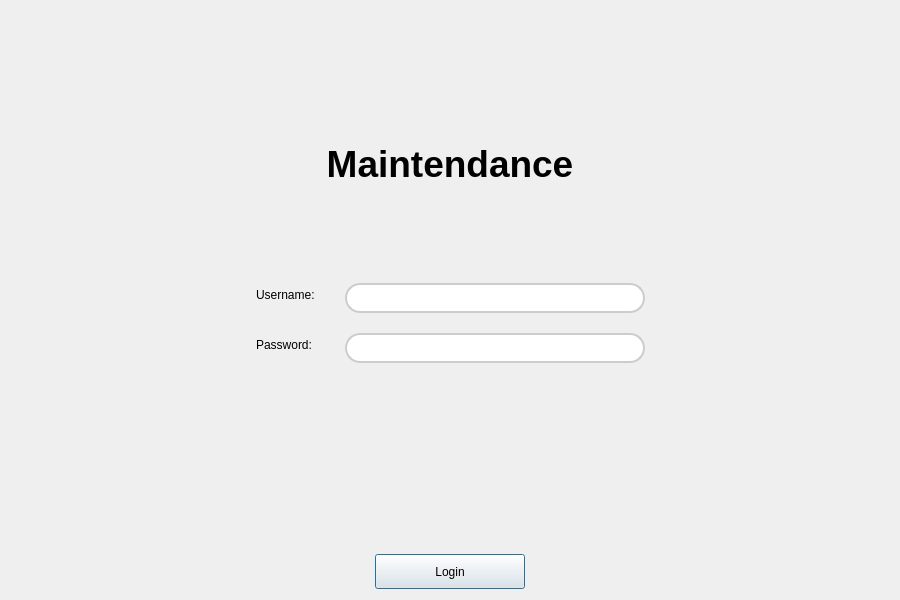
<?xml version="1.0" encoding="UTF-8"?>
<ui version="4.0">
  <class>LoginDialog</class>
  <widget class="QDialog" name="LoginDialog">
    <property name="geometry">
      <rect>
        <x>0</x>
        <y>0</y>
        <width>900</width>
        <height>600</height>
      </rect>
    </property>
    <property name="minimumSize">
      <size>
        <width>900</width>
        <height>600</height>
      </size>
    </property>
    <property name="windowTitle">
      <string>Login</string>
    </property>
    <layout class="QVBoxLayout" name="mainLayout">
      <item>
        <widget class="QWidget" name="titleContainer" native="true">
          <property name="minimumSize">
            <size>
              <width>0</width>
              <height>150</height>
            </size>
          </property>
          <layout class="QVBoxLayout" name="titleLayout">
            <property name="leftMargin">
              <number>0</number>
            </property>
            <property name="topMargin">
              <number>40</number>
            </property>
            <property name="rightMargin">
              <number>0</number>
            </property>
            <property name="bottomMargin">
              <number>0</number>
            </property>
            <item>
              <widget class="QLabel" name="label">
                <property name="font">
                  <font>
                    <pointsize>28</pointsize>
                    <bold>true</bold>
                  </font>
                </property>
                <property name="text">
                  <string>Maintendance</string>
                </property>
                <property name="alignment">
                  <set>Qt::AlignmentFlag::AlignCenter</set>
                </property>
              </widget>
            </item>
          </layout>
        </widget>
      </item>
      <item>
        <layout class="QHBoxLayout" name="formContainer">
          <item>
            <spacer name="horizontalSpacer_1">
              <property name="orientation">
                <enum>Qt::Orientation::Horizontal</enum>
              </property>
              <property name="sizeHint" stdset="0">
                <size>
                  <width>40</width>
                  <height>20</height>
                </size>
              </property>
            </spacer>
          </item>
          <item>
            <layout class="QFormLayout" name="formLayout">
              <property name="horizontalSpacing">
                <number>30</number>
              </property>
              <property name="verticalSpacing">
                <number>20</number>
              </property>
              <item row="0" column="0">
                <widget class="QLabel" name="usernameLabel">
                  <property name="text">
                    <string>Username:</string>
                  </property>
                </widget>
              </item>
              <item row="0" column="1">
                <widget class="QLineEdit" name="usernameLineEdit">
                  <property name="minimumSize">
                    <size>
                      <width>300</width>
                      <height>30</height>
                    </size>
                  </property>
                  <property name="styleSheet">
                    <string notr="true">QLineEdit {
            border-radius: 15px;
            padding: 5px 15px;
            border: 2px solid #CCCCCC;
          }
          QLineEdit:focus {
            border: 2px solid #FF0000;
          }</string>
                  </property>
                </widget>
              </item>
              <item row="1" column="0">
                <widget class="QLabel" name="passwordLabel">
                  <property name="text">
                    <string>Password:</string>
                  </property>
                </widget>
              </item>
              <item row="1" column="1">
                <widget class="QLineEdit" name="passwordLineEdit">
                  <property name="minimumSize">
                    <size>
                      <width>300</width>
                      <height>30</height>
                    </size>
                  </property>
                  <property name="styleSheet">
                    <string notr="true">QLineEdit {
            border-radius: 15px;
            padding: 5px 15px;
            border: 2px solid #CCCCCC;
          }
          QLineEdit:focus {
            border: 2px solid #FF0000;
          }</string>
                  </property>
                  <property name="echoMode">
                    <enum>QLineEdit::EchoMode::Password</enum>
                  </property>
                </widget>
              </item>
            </layout>
          </item>
          <item>
            <spacer name="horizontalSpacer_2">
              <property name="orientation">
                <enum>Qt::Orientation::Horizontal</enum>
              </property>
              <property name="sizeHint" stdset="0">
                <size>
                  <width>40</width>
                  <height>20</height>
                </size>
              </property>
            </spacer>
          </item>
        </layout>
      </item>
      <item>
        <layout class="QHBoxLayout" name="buttonLayout">
          <item>
            <spacer name="horizontalSpacer_3">
              <property name="orientation">
                <enum>Qt::Orientation::Horizontal</enum>
              </property>
              <property name="sizeHint" stdset="0">
                <size>
                  <width>40</width>
                  <height>20</height>
                </size>
              </property>
            </spacer>
          </item>
          <item>
            <widget class="QPushButton" name="loginButton">
              <property name="minimumSize">
                <size>
                  <width>150</width>
                  <height>35</height>
                </size>
              </property>
              <property name="text">
                <string>Login</string>
              </property>
            </widget>
          </item>
          <item>
            <spacer name="horizontalSpacer_4">
              <property name="orientation">
                <enum>Qt::Orientation::Horizontal</enum>
              </property>
              <property name="sizeHint" stdset="0">
                <size>
                  <width>40</width>
                  <height>20</height>
                </size>
              </property>
            </spacer>
          </item>
        </layout>
      </item>
    </layout>
  </widget>
  <resources/>
  <connections/>
</ui>
